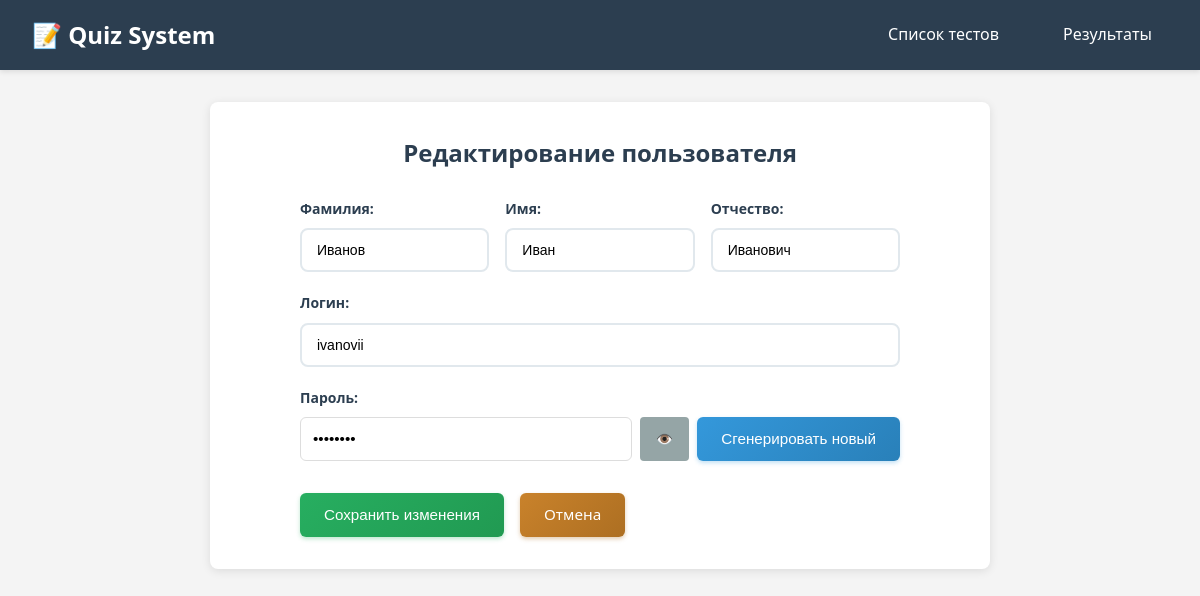
/v2/users/10/edit, run on the app's committed database.
### tables this page shows
CREATE TABLE users (
            id INTEGER PRIMARY KEY AUTOINCREMENT,
            user_type TEXT NOT NULL,
            last_name TEXT NOT NULL,
            first_name TEXT NOT NULL,
            middle_name TEXT,
            group_name TEXT,
            login TEXT UNIQUE NOT NULL,
            password TEXT NOT NULL,
            created_at TIMESTAMP DEFAULT CURRENT_TIMESTAMP
        );

### users.py (the view)
@app.get("/users/{user_id}/edit")
async def edit_user_form(request: Request, user_id: int):
    with get_db_connection() as conn:
        cursor = conn.cursor()
        cursor.execute("SELECT * FROM users WHERE id = ?", (user_id,))
        user = cursor.fetchone()
        if not user:
            raise HTTPException(status_code=404, detail="User not found")
    context = get_template_context(request)
    context.update({
        "request": request,
        "user": dict(user)
    })
    return templates.TemplateResponse("edit_user.html", context)

### templates/edit_user.html (shortened to what this page needs)
{% extends "base.html" %}
{% block container_class %}edit-user-container{% endblock %}
{% block content %}
<h2>Редактирование пользователя</h2>
<form method="post" action="/v2/users/{{ user.id }}/update" class="edit-form">
    <div class="form-row">
        <div class="form-group">
            <label for="last_name">Фамилия:</label>
            <input type="text" id="last_name" name="last_name" value="{{ user.last_name }}" required class="form-input">
        </div>
        <div class="form-group">
            <label for="first_name">Имя:</label>
            <input type="text" id="first_name" name="first_name" value="{{ user.first_name }}" required class="form-input">
        </div>
        <div class="form-group">
            <label for="middle_name">Отчество:</label>
            <input type="text" id="middle_name" name="middle_name" value="{{ user.middle_name or '' }}" class="form-input">
        </div>
    </div>
    <div class="form-group">
        <label for="login">Логин:</label>
        <input type="text" id="login" name="login" value="{{ user.login }}" required class="form-input">
    </div>
    <div class="form-group">
        <label for="password">Пароль:</label>
        <div class="password-field">
            <input type="password" id="password" name="password" value="{{ user.password }}" required class="form-input">
            <button type="button" class="btn-password-toggle" onclick="togglePassword()">👁️</button>
            <button type="button" class="btn btn-primary" onclick="regeneratePassword({{ user.id }})">Сгенерировать новый</button>
        </div>
    </div>
    <div class="form-actions">
        <button type="submit" class="btn btn-save">Сохранить изменения</button>
        <a href="/v2/users" class="btn btn-cancel">Отмена</a>
    </div>
</form>
{% endblock %}

### static/style.css (style rules this page uses)
* { margin: 0; padding: 0; box-sizing: border-box; }
body { font-family: 'Segoe UI', Tahoma, Geneva, Verdana, sans-serif; line-height: 1.6; color: #333; background-color: #f4f4f4; }
.btn { display: inline-flex; align-items: center; justify-content: center; padding: 0.75rem 1.5rem; border: none; border-radius: 6px; text-decoration: none; font-size: 0.95rem; font-weight: 500; cursor: pointer; transition: all 0.3s ease; text-align: center; min-height: 44px; line-height: 1; }
.btn-primary { background: linear-gradient(135deg, #3498db, #2980b9); color: white; box-shadow: 0 2px 4px rgba(52, 152, 219, 0.3); }
.btn-save { background: linear-gradient(135deg, #27ae60, #219a52); color: white; box-shadow: 0 2px 4px rgba(39, 174, 96, 0.3); }
.btn-cancel { background: linear-gradient(135deg, #c9822b, #ad6f22); color: white; box-shadow: 0 2px 4px rgba(173, 111, 34, 0.35); }
.registration-form, .edit-form { max-width: 600px; margin: 0 auto; }
.form-row { display: grid; grid-template-columns: 1fr 1fr 1fr; gap: 1rem; }
.form-group { margin-bottom: 1.5rem; }
label { display: block; margin-bottom: 0.5rem; font-weight: bold; color: #2c3e50; }
.form-input { width: 100%; padding: 0.75rem; border: 1px solid #ddd; border-radius: 6px; font-size: 0.95rem; background: white; transition: border-color 0.3s, box-shadow 0.3s; }
.password-field { position: relative; display: flex; gap: 0.5rem; align-items: stretch; }
.password-field .form-input { flex: 1; }
.btn-password-toggle { background: #95a5a6; color: white; border: none; border-radius: 4px; padding: 0 1rem; cursor: pointer; white-space: nowrap; }
.form-actions { display: flex; gap: 1rem; margin-top: 2rem; }

### templates/base.html (style rules this page uses)
* { box-sizing: border-box; margin: 0; padding: 0; }
body { font-family: 'Segoe UI', Arial, sans-serif; background: #f4f4f4; min-height: 100vh; }
.form-group { margin-bottom: 20px; }
label { display: block; margin-bottom: 8px; font-weight: 600; color: #2c3e50; font-size: 14px; }
input[type="text"] { width: 100%; padding: 12px 15px; border: 2px solid #e1e8ed; border-radius: 8px; font-size: 14px; transition: all 0.3s ease; }
button { background: #3498db; color: white; padding: 12px 24px; border: none; border-radius: 8px; cursor: pointer; font-size: 14px; font-weight: 600; transition: all 0.3s ease; display: inline-flex; align-items: center; gap: 8px; }
button[type="reset"], .btn-cancel { background: linear-gradient(135deg, #c9822b, #ad6f22) !important; color: #ffffff !important; box-shadow: 0 2px 4px rgba(173, 111, 34, 0.35) !important; }
h2 { color: #2c3e50; margin-bottom: 25px; text-align: center; }

### templates/edit_user.html (style rules this page uses)
.edit-form .btn.btn-cancel { background: linear-gradient(135deg, #c9822b, #ad6f22) !important; color: #ffffff !important; box-shadow: 0 2px 4px rgba(173, 111, 34, 0.35) !important; }
.edit-form .password-field .btn.btn-primary { background: linear-gradient(135deg, #3498db, #2980b9) !important; color: #ffffff !important; box-shadow: 0 2px 4px rgba(52, 152, 219, 0.3) !important; }

### data on the page
users: last_name "Иванов", first_name "Иван", middle_name "Иванович", login "ivanovii"
